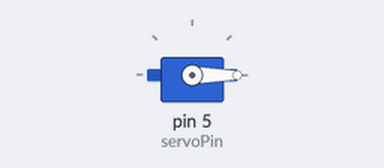
Simulated run of this sketch. Board: Arduino Uno, built with avr-gcc and run on an emulated ATmega328P. On the bench: servo.

Above: at 1.55 s.
Timing chart, 0 to 6.1 s (numbered marks = the images above):
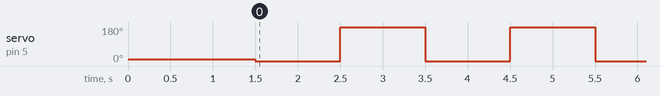

Measured:
- by itself, servo on pin 5 (servoPin): alternates 180° for 1.0 s and 0° for 1.0 s

The sketch:

sketch_oct27a.ino
```cpp
// Include the Servo library
#include <Servo.h>
// Declare the Servo pin
int servoPin = 5;
// Create a servo object
Servo servo;
int angle = 10;
void setup() {
   // We need to attach the servo to the used pin number
   servo.attach(servoPin);
   servo.write(angle);
   delay(1500);
}
void loop(){
  servo.write(0);
  delay(1000);
   // Make servo go to 0 degrees
   /*for(angle = 10; angle < 180; angle++){
     servo.write(angle);
     delay(10);
   }*/
   servo.write(180);
   delay(1000);
}
```
